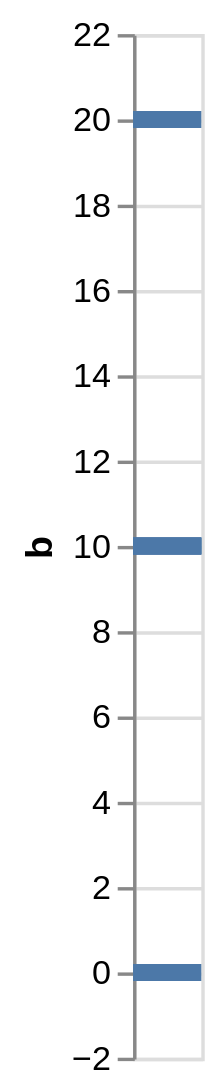

Source (Vega-Lite JSON):
### Vega specification from a JSON file in a GitHub repository (floating-point values rounded to 4 significant figures)
{"$schema": "https://vega.github.io/schema/vega/v6.json", "description": "A simple bar chart with embedded data.", "background": "white", "padding": 5, "width": 20, "height": 300, "style": "cell", "data": [{"name": "source_0", "values": [{"b": 0}, {"b": 10}, {"b": 10}, {"b": 10}, {"b": 10}, {"b": 20}]}, {"name": "data_0", "source": "source_0", "transform": [{"type": "filter", "expr": "isValid(datum[\"b\"]) && isFinite(+datum[\"b\"])"}]}], "marks": [{"name": "marks", "type": "rect", "style": ["bar"], "from": {"data": "data_0"}, "encode": {"update": {"fill": {"value": "#4c78a8"}, "ariaRoleDescription": {"value": "bar"}, "description": {"signal": "\"b: \" + (format(datum[\"b\"], \"\"))"}, "x": {"field": {"group": "width"}}, "x2": {"value": 0}, "yc": {"scale": "y", "field": "b"}, "height": {"value": 5}}}}], "scales": [{"name": "y", "type": "linear", "domain": {"data": "data_0", "field": "b"}, "range": [{"signal": "height"}, 0], "nice": true, "zero": false, "padding": 5}], "axes": [{"scale": "y", "orient": "left", "grid": true, "tickCount": {"signal": "ceil(height/40)"}, "domain": false, "labels": false, "aria": false, "maxExtent": 0, "minExtent": 0, "ticks": false, "zindex": 0}, {"scale": "y", "orient": "left", "grid": false, "title": "b", "labelOverlap": true, "tickCount": {"signal": "ceil(height/40)"}, "zindex": 0}]}
